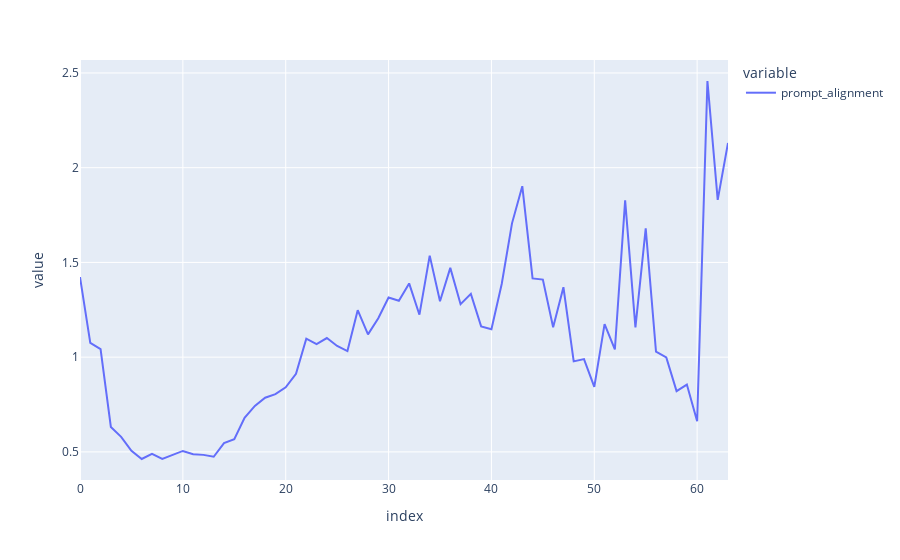
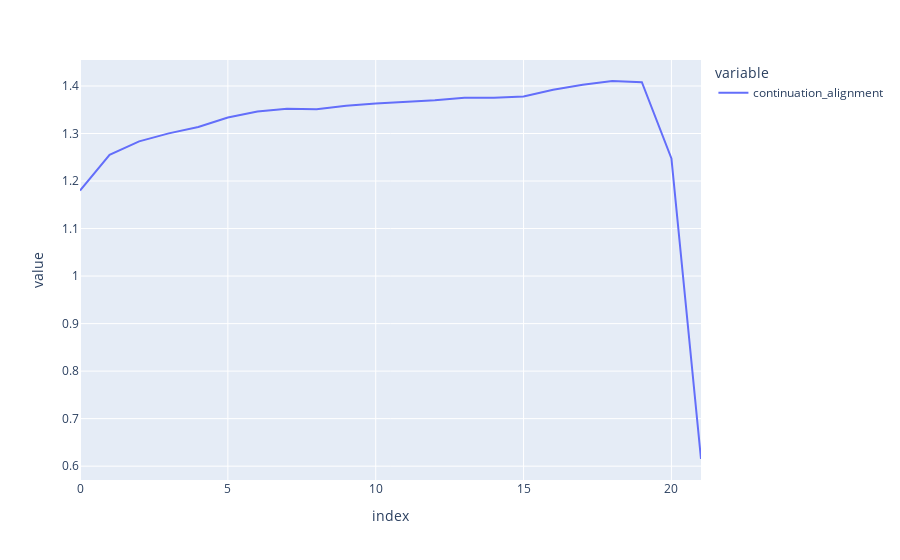

Notebook code cell kept with these figures, in order:
### Markdown cell above
## Alignment of prompt paths

### Code cell
all_diff_in_dist_prompt = []

for index, row in df.drop(df[(df.prompt_or_continuation != 'prompt')].index).iterrows():
    if index % 2 == 1:
        continue

    coordinates_1 = np.array(json.loads(row["coordinates"]))
    coordinates_2 = np.array(json.loads(df.iloc[index+1]["coordinates"]))

    diff_in_dist = 2 * np.arcsin(np.linalg.norm(coordinates_1 - coordinates_2, axis=1) / 2)

    all_diff_in_dist_prompt.append(diff_in_dist)

max_row_length = max(row.shape[0] for row in all_diff_in_dist_prompt)
all_diff_in_dist_prompt = np.array([np.pad(row, (0, max_row_length - row.shape[0]), 'constant', constant_values=(np.NaN, np.NaN)) for row in all_diff_in_dist_prompt])

fig = px.line({"prompt_alignment": np.nanmean(all_diff_in_dist_prompt, axis=0)})
fig.show()

all_diff_in_dist_continuation = []

for index, row in df.drop(df[(df.prompt_or_continuation != 'continuation')].index).iterrows():
    if index % 2 == 1:
        continue

    coordinates_1 = np.array(json.loads(row["coordinates"]))
    coordinates_2 = np.array(json.loads(df.iloc[index+1]["coordinates"]))
    
    # try:
    min_length = min(coordinates_1.shape[0], coordinates_2.shape[0])
    if min_length == 0:
        continue
    diff_in_dist = 2 * np.arcsin(np.linalg.norm(coordinates_1[:min_length] - coordinates_2[:min_length], axis=1) / 2)

    all_diff_in_dist_continuation.append(diff_in_dist)
    # except:
    #     print(coordinates_1.shape)
    #     print(coordinates_2.shape)
    #     print("fail")
    #     pass

max_row_length = max(row.shape[0] for row in all_diff_in_dist_continuation)
all_diff_in_dist_continuation = np.array([np.pad(row, (0, max_row_length - row.shape[0]), 'constant', constant_values=(np.NaN, np.NaN)) for row in all_diff_in_dist_continuation])

# print(all_diff_in_dist)

# np.nanmean(all_diff_in_dist, axis=0)

fig = px.line({"continuation_alignment": np.nanmean(all_diff_in_dist_continuation, axis=0)})
fig.show()

# overall_differences = []    
    # coordinates = np.array(json.loads(row["coordinates"]))
    # try:
    #     geodesic_distances = 2 * np.arcsin(np.linalg.norm(coordinates[:-1] - coordinates[1:], axis=1) / 2)

    #     words = row["labels"].replace("\"", "").replace("\'", "").replace("[", "").replace("]", "").split(", ")

    #     for i in range(min(FIRST_N_WORDS, len(words))):
    #         if not words[i] in word_dist_dict:
    #             word_dist_dict[words[i]] = [geodesic_distances[i]]
    #         else:
    #             word_dist_dict[words[i]].append(geodesic_distances[i])
    # except:
    #     # print(index)
    #     pass


# word_dist_dict = {key: sum(word_dist_dict[key])/len(word_dist_dict[key]) for key in word_dist_dict}
# word_dist_dict = {k: v for k, v in sorted(word_dist_dict.items(), key=lambda item: item[1])}

# fig = px.bar([{"avg_dist": word_dist_dict[key], "word": key} for key in word_dist_dict], x='word', y='avg_dist', title="Both 5")
# fig.show()

### Figure 1 — Plotly figure (JSON) as saved in the notebook; plotly's stock layout.template omitted (floating-point values rounded to 4 significant figures)
{"data": [{"hovertemplate": "variable=prompt_alignment<br>index=%{x}<br>value=%{y}<extra></extra>", "legendgroup": "prompt_alignment", "line": {"color": "#636efa", "dash": "solid"}, "marker": {"symbol": "circle"}, "mode": "lines", "name": "prompt_alignment", "orientation": "v", "showlegend": true, "type": "scatter", "x": [0, 1, 2, 3, 4, 5, 6, 7, 8, 9, 10, 11, 12, 13, 14, 15, 16, 17, 18, 19, 20, 21, 22, 23, 24, 25, 26, 27, 28, 29, 30, 31, 32, 33, 34, 35, 36, 37, 38, 39, 40, 41, 42, 43, 44, 45, 46, 47, 48, 49, 50, 51, 52, 53, 54, 55, 56, 57, 58, 59, 60, 61, 62, 63], "xaxis": "x", "y": [1.422, 1.075, 1.042, 0.6316, 0.5794, 0.5058, 0.4625, 0.4891, 0.4626, 0.4827, 0.505, 0.4873, 0.4843, 0.4743, 0.5462, 0.5668, 0.6803, 0.7429, 0.7858, 0.8046, 0.8412, 0.9121, 1.097, 1.068, 1.101, 1.059, 1.032, 1.248, 1.12, 1.205, 1.315, 1.298, 1.389, 1.224, 1.536, 1.295, 1.471, 1.28, 1.334, 1.162, 1.147, 1.386, 1.706, 1.902, 1.416, 1.41, 1.158, 1.369, 0.9776, 0.99, 0.8427, 1.175, 1.041, 1.827, 1.157, 1.68, 1.029, 0.9989, 0.8208, 0.8554, 0.6621, 2.457, 1.83, 2.131], "yaxis": "y"}], "layout": {"legend": {"title": {"text": "variable"}, "tracegroupgap": 0}, "margin": {"t": 60}, "xaxis": {"anchor": "y", "domain": [0, 1], "title": {"text": "index"}}, "yaxis": {"anchor": "x", "domain": [0, 1], "title": {"text": "value"}}}}

### Figure 2 — Plotly figure (JSON) as saved in the notebook; plotly's stock layout.template omitted (floating-point values rounded to 4 significant figures)
{"data": [{"hovertemplate": "variable=continuation_alignment<br>index=%{x}<br>value=%{y}<extra></extra>", "legendgroup": "continuation_alignment", "line": {"color": "#636efa", "dash": "solid"}, "marker": {"symbol": "circle"}, "mode": "lines", "name": "continuation_alignment", "orientation": "v", "showlegend": true, "type": "scatter", "x": [0, 1, 2, 3, 4, 5, 6, 7, 8, 9, 10, 11, 12, 13, 14, 15, 16, 17, 18, 19, 20, 21], "xaxis": "x", "y": [1.18, 1.255, 1.283, 1.3, 1.314, 1.334, 1.346, 1.352, 1.351, 1.358, 1.363, 1.366, 1.37, 1.375, 1.375, 1.378, 1.392, 1.403, 1.41, 1.408, 1.248, 0.6151], "yaxis": "y"}], "layout": {"legend": {"title": {"text": "variable"}, "tracegroupgap": 0}, "margin": {"t": 60}, "xaxis": {"anchor": "y", "domain": [0, 1], "title": {"text": "index"}}, "yaxis": {"anchor": "x", "domain": [0, 1], "title": {"text": "value"}}}}
